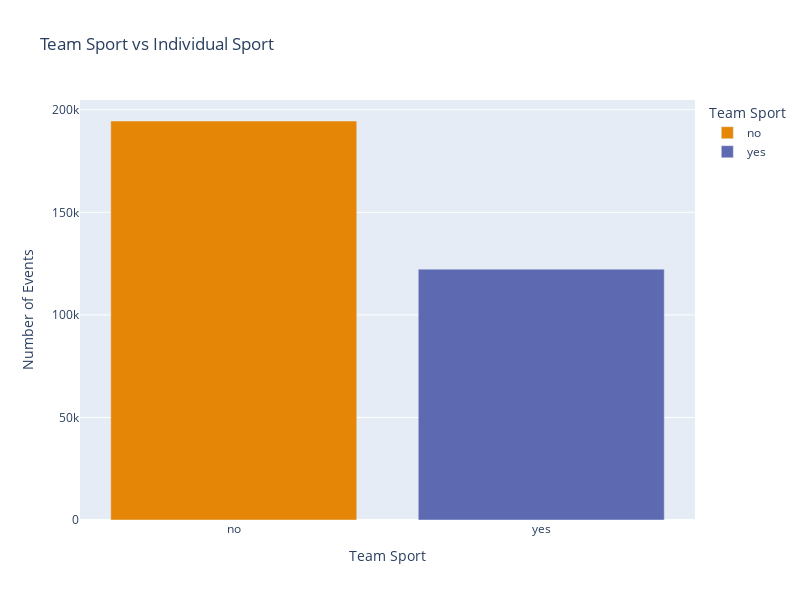

Write notebook code for a chart like this one.
### Markdown cell above
Distribution of Team Sport

### Code cell
team_sport_distribution = Olympic_Athlete_Event_Results['TeamSport'].value_counts().reset_index()
team_sport_distribution.columns = ['TeamSport', 'Count']

fig = px.bar(team_sport_distribution, x='TeamSport', y='Count', color='TeamSport', 
             labels={'TeamSport':'Team Sport', 'Count':'Number of Events'}, title='Team Sport vs Individual Sport',
             color_discrete_sequence=px.colors.qualitative.Vivid)

fig.update_layout(
    width=800,
    height=600,
    font=dict(size=12)
)

fig.show()

### Figure 1 — Plotly figure (JSON) as saved in the notebook; plotly's stock layout.template omitted (floating-point values rounded to 4 significant figures)
{"data": [{"alignmentgroup": "True", "hovertemplate": "Team Sport=%{x}<br>Number of Events=%{y}<extra></extra>", "legendgroup": "no", "marker": {"color": "rgb(229, 134, 6)", "pattern": {"shape": ""}}, "name": "no", "offsetgroup": "no", "orientation": "v", "showlegend": true, "textposition": "auto", "x": ["no"], "xaxis": "x", "y": [194527], "yaxis": "y", "type": "bar"}, {"alignmentgroup": "True", "hovertemplate": "Team Sport=%{x}<br>Number of Events=%{y}<extra></extra>", "legendgroup": "yes", "marker": {"color": "rgb(93, 105, 177)", "pattern": {"shape": ""}}, "name": "yes", "offsetgroup": "yes", "orientation": "v", "showlegend": true, "textposition": "auto", "x": ["yes"], "xaxis": "x", "y": [122307], "yaxis": "y", "type": "bar"}], "layout": {"xaxis": {"anchor": "y", "domain": [0.0, 1.0], "title": {"text": "Team Sport"}, "categoryorder": "array", "categoryarray": ["no", "yes"]}, "yaxis": {"anchor": "x", "domain": [0.0, 1.0], "title": {"text": "Number of Events"}}, "legend": {"title": {"text": "Team Sport"}, "tracegroupgap": 0}, "title": {"text": "Team Sport vs Individual Sport"}, "barmode": "relative", "font": {"size": 12}, "width": 800, "height": 600}}
